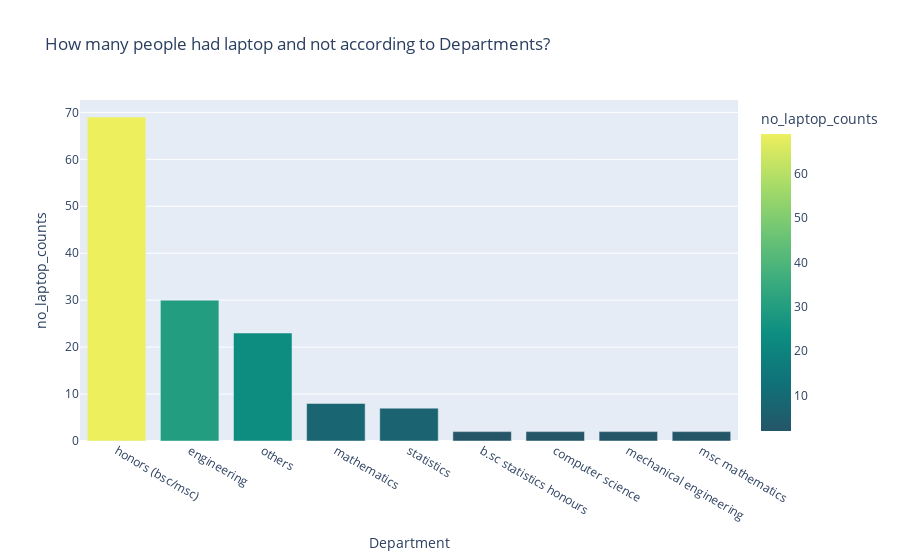

Here is the notebook cell this chart was saved with:
### Code cell
fig = px.bar(department_no_laptop_top1,
             x='Department',
             y='no_laptop_counts',
             color='no_laptop_counts',
             color_continuous_scale='Aggrnyl',
             title='How many people had laptop and not according to Departments?')
fig.show()

### Figure 1 — Plotly figure (JSON) as saved in the notebook; plotly's stock layout.template omitted (floating-point values rounded to 4 significant figures)
{"data": [{"alignmentgroup": "True", "hovertemplate": "Department=%{x}<br>no_laptop_counts=%{marker.color}<extra></extra>", "legendgroup": "", "marker": {"color": [69, 30, 23, 8, 7, 2, 2, 2, 2], "coloraxis": "coloraxis"}, "name": "", "offsetgroup": "", "orientation": "v", "showlegend": false, "textposition": "auto", "type": "bar", "x": ["honors (bsc/msc)", "engineering", "others", "mathematics", "statistics", "b.sc statistics honours", "computer science", "mechanical engineering", "msc mathematics"], "xaxis": "x", "y": [69, 30, 23, 8, 7, 2, 2, 2, 2], "yaxis": "y"}], "layout": {"barmode": "relative", "coloraxis": {"colorbar": {"title": {"text": "no_laptop_counts"}}, "colorscale": [[0, "rgb(36, 86, 104)"], [0.1667, "rgb(15, 114, 121)"], [0.3333, "rgb(13, 143, 129)"], [0.5, "rgb(57, 171, 126)"], [0.6667, "rgb(110, 197, 116)"], [0.8333, "rgb(169, 220, 103)"], [1, "rgb(237, 239, 93)"]]}, "legend": {"tracegroupgap": 0}, "title": {"text": "How many people had laptop and not according to Departments?"}, "xaxis": {"anchor": "y", "domain": [0, 1], "title": {"text": "Department"}}, "yaxis": {"anchor": "x", "domain": [0, 1], "title": {"text": "no_laptop_counts"}}}}
